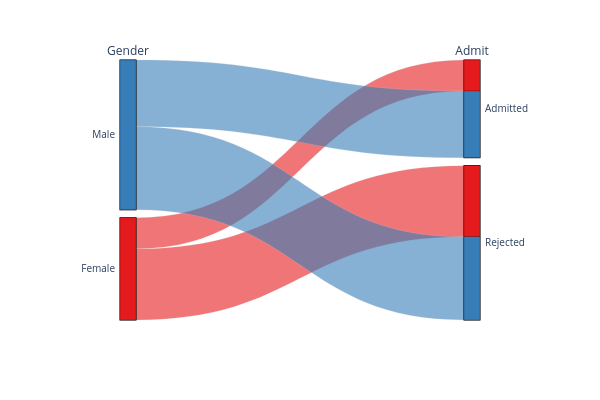

Notebook code cell kept with this figure:
### Markdown cell above
Now we can draw the diagram:

### Code cell
fig = px.parallel_categories(
    ucb_people, 
    dimensions=['Gender', 'Admit'], 
    color=ucb_people.Gender.cat.codes,
    color_continuous_scale=plotly_cmap[:len(ucb_people.Gender.unique())],
    width=600, height=400,
)
fig.update_traces(line_shape='hspline')
fig.update_layout(coloraxis_showscale=False)
fig.show()

### Figure 1 — Plotly figure (JSON) as saved in the notebook; plotly's stock layout.template omitted (floating-point values rounded to 4 significant figures; data arrays with more than 128 entries replaced by an {"elided": "..."} marker saying what was removed)
{"data": [{"dimensions": [{"label": "Gender", "values": {"elided": "4526 str values"}}, {"label": "Admit", "values": {"elided": "4526 str values"}}], "domain": {"x": [0, 1], "y": [0, 1]}, "line": {"color": {"elided": "4526 int values"}, "coloraxis": "coloraxis", "shape": "hspline"}, "name": "", "type": "parcats"}], "layout": {"coloraxis": {"autocolorscale": false, "colorbar": {"title": {"text": "color"}}, "colorscale": [[0, "rgb(228,26,28)"], [1, "rgb(55,126,184)"]], "showscale": false}, "height": 400, "legend": {"tracegroupgap": 0}, "margin": {"t": 60}, "width": 600}}
